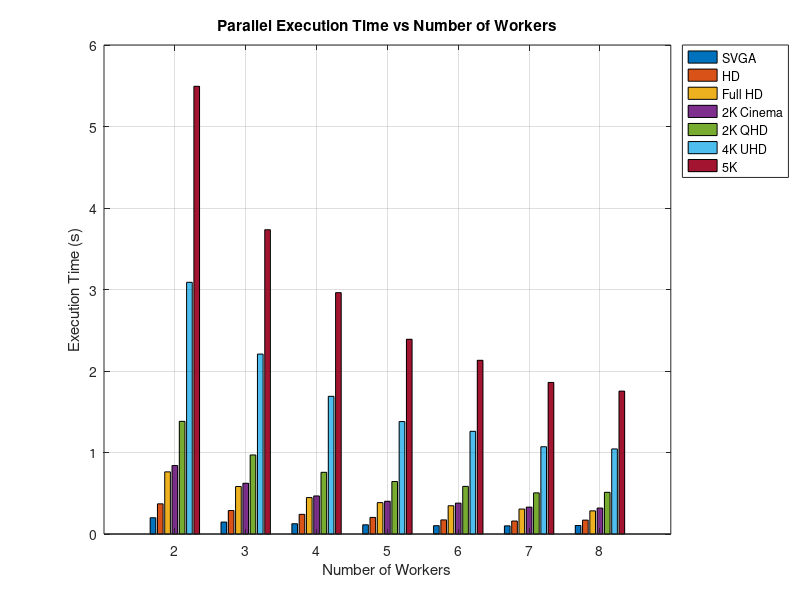
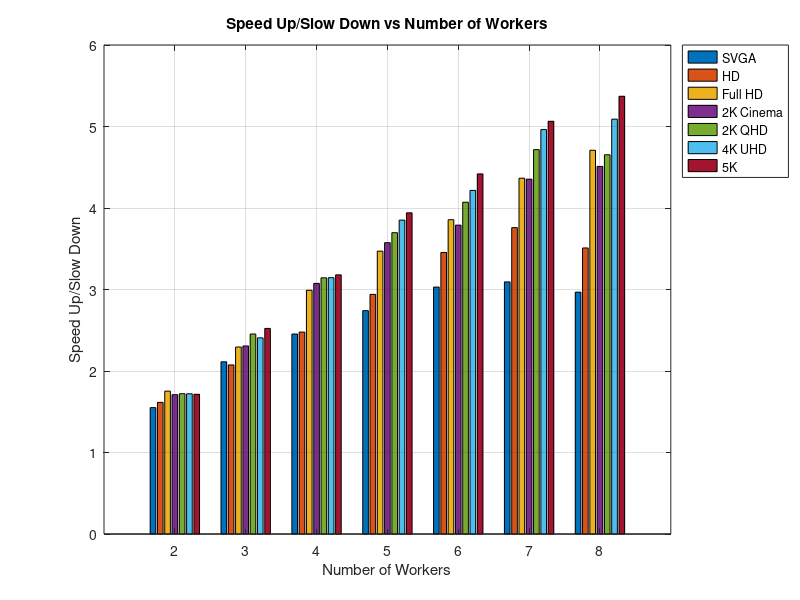
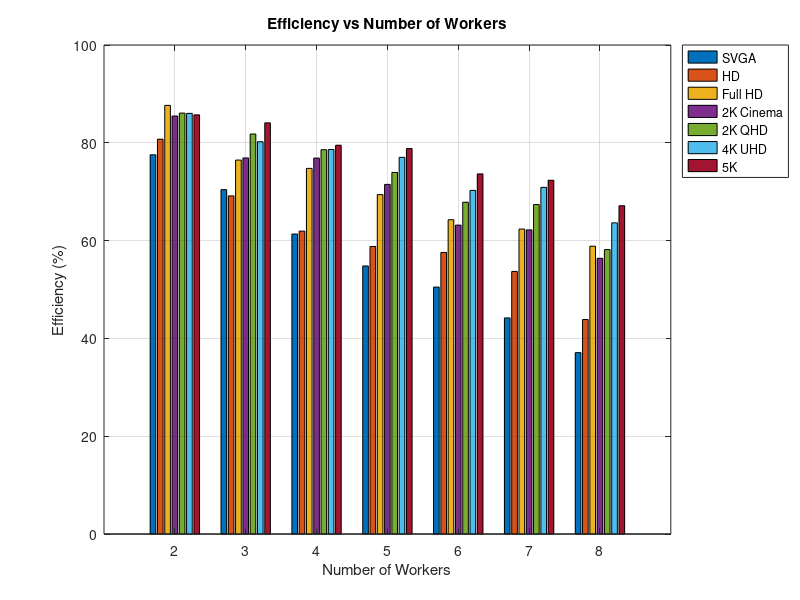

Source code (MATLAB) for these figures, in order:
load('results.mat');

image_names = {'SVGA','HD','Full HD','2K Cinema','2K QHD','4K UHD','5K','8K'};
num_wokers = 7;
max_workers = 8;
num_images = 7;

time_parallel_matrix = zeros(num_wokers, num_images);
speedup_matrix = zeros(num_wokers, num_images);
efficiency_matrix = zeros(num_wokers, num_images);
for i = 1:num_images
    time_parallel_matrix(:,i) = time_parallel_results{i};
    speedup_matrix(:,i) = speedup_results{i};
    efficiency_matrix(:,i) = efficiency_results{i};
end

figure
bar(time_parallel_matrix,'grouped')
xticks(1:num_wokers)
xticklabels(2:max_workers)
xlabel('Number of Workers')
ylabel('Execution Time (s)')
title('Parallel Execution Time vs Number of Workers')
legend(image_names,'Location','northeastoutside')
grid on

figure
bar(speedup_matrix,'grouped')
xticks(1:num_wokers)
xticklabels(2:max_workers)
xlabel('Number of Workers')
ylabel('Speed Up/Slow Down')
title('Speed Up/Slow Down vs Number of Workers')
legend(image_names,'Location','northeastoutside')
grid on

figure
bar(efficiency_matrix,'grouped')
xticks(1:num_wokers)
xticklabels(2:max_workers)
xlabel('Number of Workers')
ylabel('Efficiency (%)')
title('Efficiency vs Number of Workers')
legend(image_names,'Location','northeastoutside')
grid on
